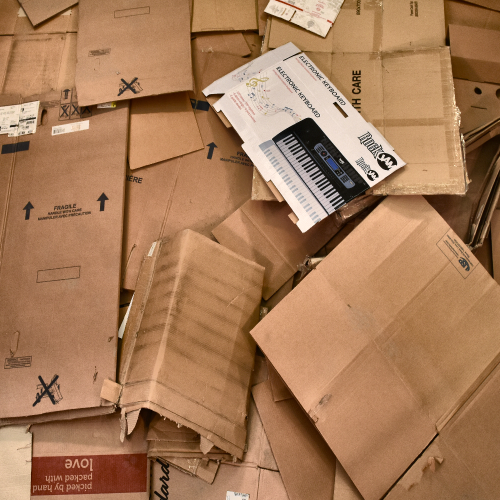
#> input picture source/1plywood1.png, 1000 x 1000 px (shown at 1/2 size)
$ python -i save_segments.py   (imports and definitions only)
#> lines starting #> are read from the running program, lines starting #| are printed output that depends on the picture
#> further down, picture is the input picture: shape (1000, 1000, 3); mean B, G, R 88.2, 123, 167
import segmentModule
import sys
import os
import cv2

#for each image in directory get the segments and save them
'''
inputs:
    1. input directory with all images to process
    2. (option) with or without background of each segment
output:
    none
'''
# [25 lines left out: functions saveMSSegments, saveTiledSegments, not called in this run]

#for each image in drectory get the HSV segments and save them
'''
inputs:
    1. input directory with all images to process
    2. (option) with or without background of each segment
output:
    none
'''
# [24 lines left out: functions saveMSSegmentsHSV, saveMSSegmentsBGRHSV, not called in this run]

#helper function which flips an image
'''
input:
    1. cv image
output:
    1. image flipped horizontally
    2. image flipped vertically
    3. image flipped diagnolly
'''
# [4 lines left out: function flipImage, not called in this run]

#helper function which rotates an image
'''
input:
    1. cv image
output:
    1. image rotated 90 degrees
    2. image rotated 180 degrees
    3. image rotated 270 degrees
'''
def rotateImage(img):
    print ('img')
    print (img)
#> (printed output is left out)
    rows,cols,depth = img.shape
#> rows = 1000; cols = 1000; depth = 3
    M1 = cv2.getRotationMatrix2D((cols/2,rows/2),90,1)
    M2 = cv2.getRotationMatrix2D((cols/2,rows/2),180,1)
    M3 = cv2.getRotationMatrix2D((cols/2,rows/2),270,1)
    dst1 = cv2.warpAffine(img,M1,(cols,rows))
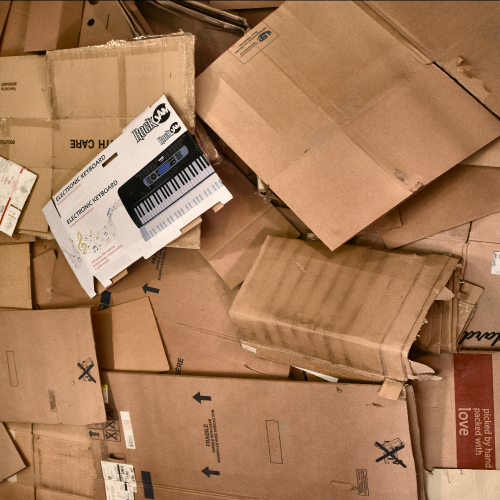
#> dst1: shape (1000, 1000, 3) (shown at 1/2 size); mean B, G, R 88.1, 122.9, 166.8
    dst2 = cv2.warpAffine(img,M1,(cols,rows))
    dst3 = cv2.warpAffine(img,M1,(cols,rows))

    return dst1, dst2, dst3

#for each image in directory rotate the image in four different ways and mirror it in 3 different ways and save them in the same directory
'''
input:
    1. image directory with images to rotate/mirror
output:
    none
'''
# [30 lines left out: function multiplyImages, not called in this run]

#####################################################################################################################################33
#####################################################################################################################################33
##############################6######################################################################################################33
#####################################################################################################################################33
#####################################################################################################################################33

#main function

#save rgb
showbg = 'showbg' in sys.argv

# [35 lines not run here, left out]

>>> import cv2
>>> picture = cv2.imread('1plywood1.png')
>>> result = rotateImage(picture)

$ run again, on source/3plywood1.png
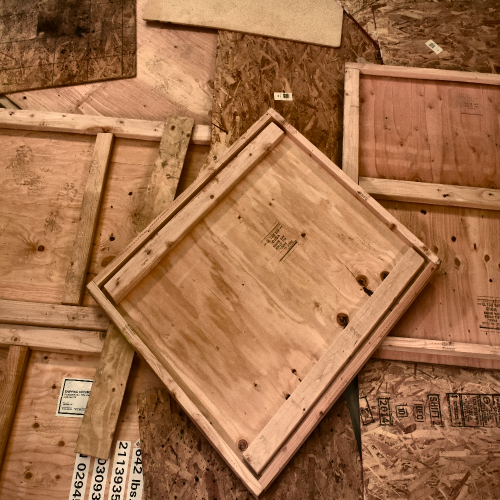
#> input picture source/3plywood1.png, 1000 x 1000 px (shown at 1/2 size)
#> picture is the input picture: shape (1000, 1000, 3); mean B, G, R 72.9, 111.2, 163.4
#> (printed output is left out)
#> in rotateImage, `dst1 = cv2.warpAffine(img,M1,(cols,rows))`:
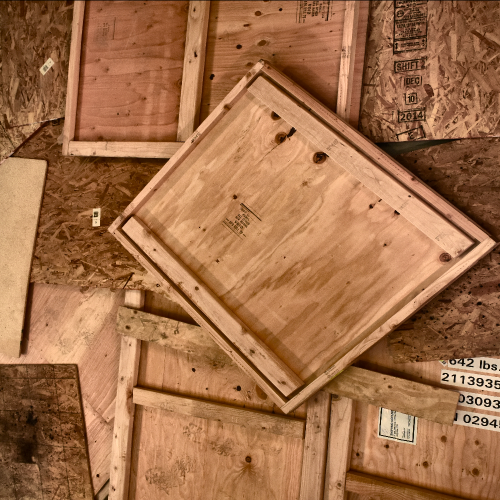
#> dst1: shape (1000, 1000, 3) (shown at 1/2 size); mean B, G, R 72.8, 111.1, 163.2
